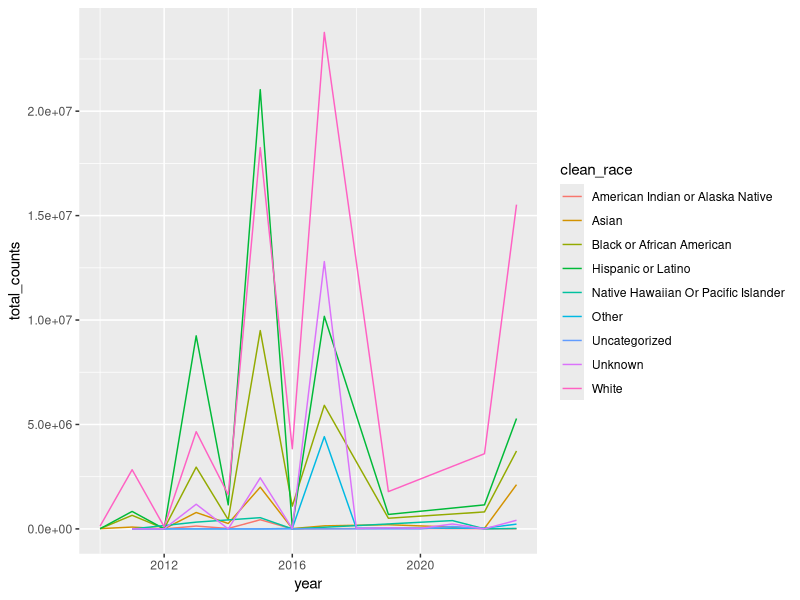
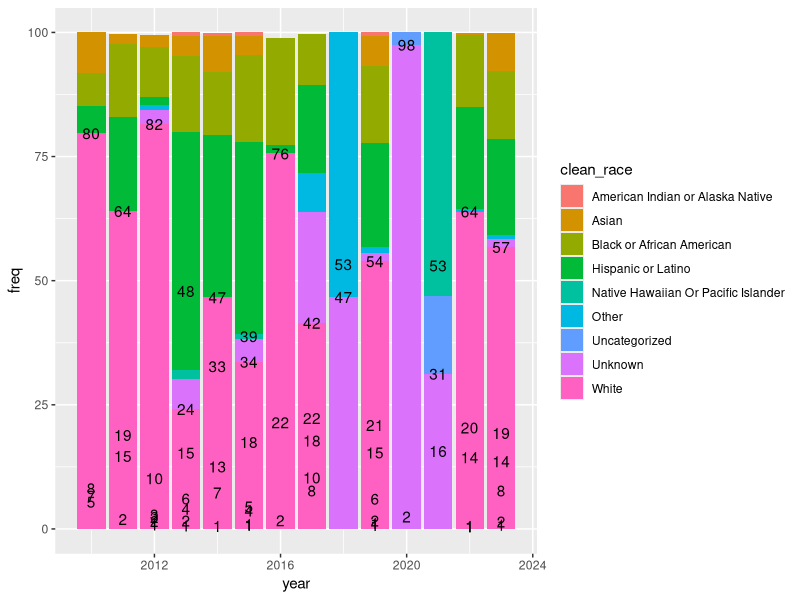
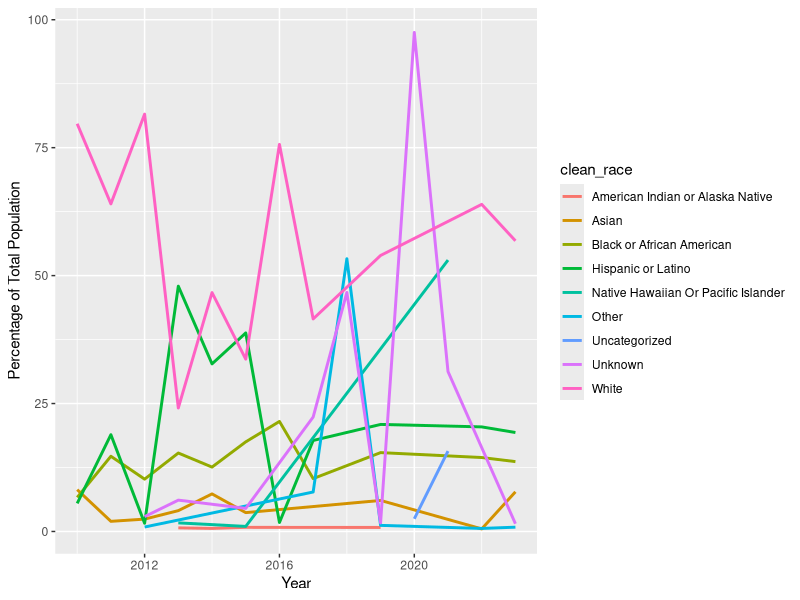
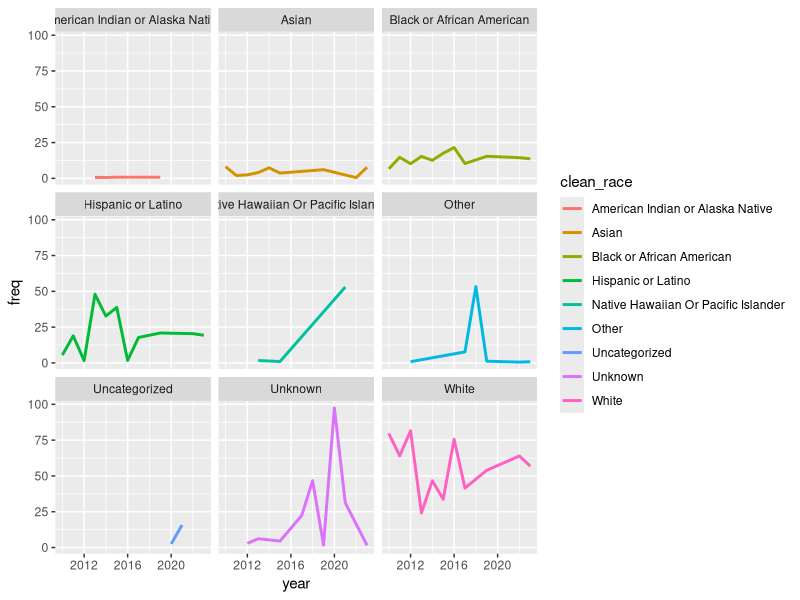
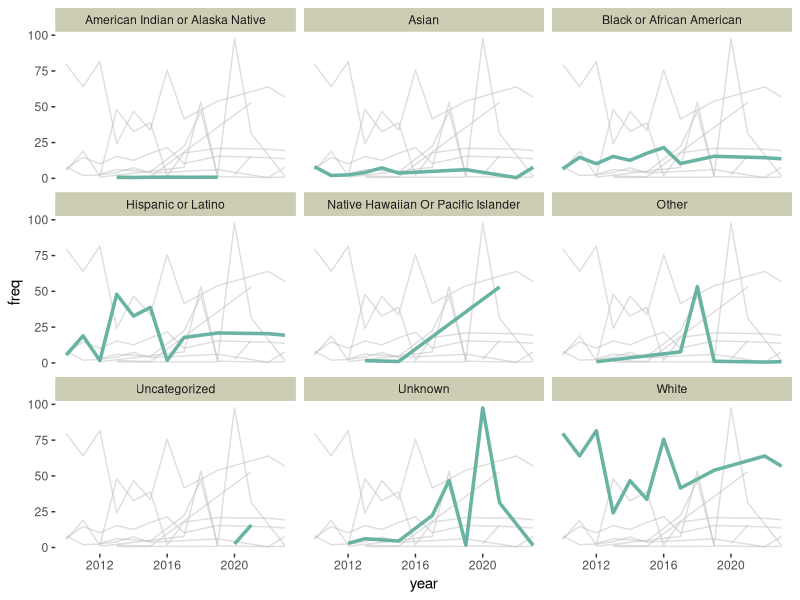

These figures' R source, in order:
## ---- chunk 1
library(tidyverse)
articles <- read_csv('../data/article_dat.csv')
## ---- chunk 2

white <- c(
  "WHITE" = "White",
  "HISPANIC WHITE" = "White",
  "EUROPEAN AMERICAN" = "White",
  "CAUCASIAN OR WHITE" = "White",
  "WHITE, NON-HISPANIC" = "White",
  "CAUCASIAN" = "White",
  "NON-HISPANIC WHITE" = "White",
  "NH WHITE" = "White",
  "NON-HISPANIC WHITE AND ADDITIONAL RACE AND ETHNICITIES" = "White",
  "WHITE/CAUCASIAN"="White",
  "NON HISPANIC WHITES"="White",
  "CAUCASIANS"="White",
  "WHITE - NOT HISPANIC OR LATINO",
  "WHITE (NON-HISPANIC)"="White",
  "WHITE NON-HISPANIC"="White",
  "WHITE DONOR / WHITE RECIPIENT"="White",
  "U.S.-BORN, NON-HISPANIC WHITE;"="White",
  "NON-HISPANIC, WHITE"="White",
  "WHITE (OR CAUCASIAN)"="White",
  "WHITES"="White",
  "WHITE-NON-HISPANIC"="White",
  "NON-LATINA WHITE"="White",
  "WHITE OR CAUCASIAN"="White",
  "WHITE - NOT HISPANIC OR LATINO"="White",
  "NON HISPANIC WHITE"="White"

)

black <- c(
  "BLACK" = "Black or African American",
  "NON-HISPANIC BLACK" = "Black or African American",
  "AFRICAN AMERICAN" = "Black or African American",
  "BLACK/AFRICAN AMERICAN" = "Black or African American",
  "BLACK, NON-HISPANIC" = "Black or African American",
  "BLACK NON-HISPANIC" = "Black or African American",
  "BLACK OR AFRICAN AMERICAN" = "Black or African American",
  "AFRICAN AMERICANS" = "Black or African American",
  "AFRICAN-AMERICAN" = "Black or African American",
  "AFRICAN AMERICAN/BLACK" = "Black or African American",
  "U.S.-BORN, NON-HISPANIC BLACK" = "Black or African American",
  "NON-HISPANIC, BLACK" = "Black or African American",
  "BLACKS" = "Black or African American",
  "BLACK (NON-HISPANIC)" = "Black or African American",
  "NONBLACK" = "Black or African American",
  "AFRICAN AMERICAN OR BLACK" = "Black or African American",
  "BLACK DONOR / BLACK RECIPIENT" = "Black or African American",
  "BLACK DONOR / NONBLACK RECIPIENT" = "Black or African American",
  "AFRICAN AMERICAN, NON-HISPANIC" = "Black or African American",
  "AFRICAN-AMERICAN, NON-HISPANIC" = "Black or African American",
  "NON-HISPANIC BLACK/AFRICAN AMERICAN" = "Black or African American"
)

hispanic <- c(
  "HISPANIC" = "Hispanic or Latino",
  "HISPANIC WHITES" = "Hispanic or Latino",
  "HISPANIC/LATINA" = "Hispanic or Latino",
  "LATINA/HISPANIC" = "Hispanic or Latino",
  "US-BORN HISPANIC" = "Hispanic or Latino",
  "OTHER HISPANIC" = "Hispanic or Latino",
  "LATINA" = "Hispanic or Latino",
  "HISPANIC OR LATINO"="Hispanic or Latino",
  "LATINO"="Hispanic or Latino",
  "LATINO AMERICAN"="Hispanic or Latino",
  "HISPANIC OR LATINA"="Hispanic or Latino",
  "HISPANIC OR LATINO"="Hispanic or Latino",
  "HISPANIC (OF ANY RACE)"="Hispanic or Latino",
  "HISPANIC, SPANISH-SPEAKING"="Hispanic or Latino",
  "LATINA WHITE"="Hispanic or Latino",
  "FOREIGN-BORN HISPANIC"="Hispanic or Latino",
  "HISPANIC, NOT OTHERWISE SPECIFIED"="Hispanic or Latino",
  "HISPANIC DONOR / HISPANIC RECIPIENT"="Hispanic or Latino",
  "HISPANIC/LATINX"="Hispanic or Latino",
  "HISPANIC/LATINO/A"="Hispanic or Latino",
  "HISPANIC DONOR / NON-HISPANIC RECIPIENT"="Hispanic or Latino",
  "HISPANIC, ENGLISH-SPEAKING"="Hispanic or Latino",
  "HISPANIC AMERICAN"="Hispanic or Latino",
  "HISPANIC, LATINA"="Hispanic or Latino",
  "HISPANIC, ENGLISH-SPEAKING"="Hispanic or Latino",
  "HISPANIC OR LATINX"="Hispanic or Latino",
  "LATINA (SPANISH SPEAKING)"="Hispanic or Latino",
  "LATINA (ENGLISH-SPEAKING)"="Hispanic or Latino",
  "HISPANIC/LATINO"="Hispanic or Latino"
)

asian <- c(
  "ASIAN" = "Asian",
  "ASIAN AMERICAN" = "Asian",
  "NON-HISPANIC ASIAN" = "Asian",
  "ASIAN/PACIFIC ISLANDER" = "Asian",
  "ASIAN OR PACIFIC ISLANDER" = "Asian",
  "ASIAN/PACIFIC" = "Asian",
  "NON-HISPANIC ASIAN OR PACIFIC ISLANDER" = "Asian",
  "CHINESE"="Asian",
"NON-HISPANIC, ASIAN" = "Asian",
"ASIAN DONOR / NON-ASIAN RECIPIENT" = "Asian",
"ASIAN DONOR / ASIAN RECIPIENT" = "Asian",
"SOUTH ASIAN" = "Asian",
"ASIAN AND OTHER" = "Asian",
"ASIAN OR ASIAN AMERICAN" = "Asian",
"ASIAN/NHOPI" = "Asian",
"ASIAN, NON-HISPANIC" = "Asian",
"ASIAN AMERICAN AND PACIFIC ISLANDER" = "Asian",
"ASIAN/ASIAN AMERICAN" = "Asian"

)

aian <- c(
"AMERICAN INDIAN/ALASKA NATIVE" = "American Indian or Alaska Native",
"NON-HISPANIC AMERICAN INDIAN/ALASKA NATIVE" = "American Indian or Alaska Native",
"NON-HISPANIC NATIVE AMERICAN" = "American Indian or Alaska Native",
"AMERICAN INDIAN/ALASKA NATIVE" = "American Indian or Alaska Native",
"AMERICAN INDIAN/ALASKAN" = "American Indian or Alaska Native",
  "AMERICAN INDIAN, ALASKA NATIVE, AND NATIVE HAWAIIAN" = "American Indian or Alaska Native",
  "AMERICAN INDIAN OR ALASKA NATIVE" = "American Indian or Alaska Native",
  "AMERICAN INDIAN OR ALASKA NATIVE, NON-HISPANIC" = "American Indian or Alaska Native",
  "NATIVE AMERICAN" = "American Indian or Alaska Native",
  "NON-HISPANIC AMERICAN INDIAN" = "American Indian or Alaska Native",
  "INDIGENOUS AMERICAN" = "American Indian or Alaska Native",
  "AMERICAN INDIAN/ALASKAN NATIVE"="American Indian or Alaska Native",
  "AMERICAN INDIAN/ALASKA NATIVE"="American Indian or Alaska Native",
"INDIAN AMERICAN"="American Indian or Alaska Native",
"NATIVE AMERICAN OR ALASKAN NATIVE"="American Indian or Alaska Native"
)

other_unk <- c(
  "AMERICAN INDIAN"= "Other",
  "ALASKAN NATIVE"= "Other",
  "NON-HISPANIC AMERICAN INDIAN OR ALASKA NATIVE" = "Other",
  "AMERICAN INDIAN OR ALASKAN" = "Other",
  "INDIGENOUS" = "Other",
  "OTHER" = "Other",
  "OTHER RACE" = "Other",
  "OTHERS"="Other",
  "OTHER/UNKNOWN"="Other",
  "WHITE DONOR / NONWHITE RECIPIENT" = "Other",
  "NON WHITE" = "Other",
  "NON WHITE RACE" = "Other",
  "NON-WHITE" = "Other",
  "NON-BLACK" = "Other",
  "HBNO (HISPANIC, BLACK, NATIVE AMERICAN/ALASKAN AND OTHER)" = "Other",
  "NON-HISPANIC OTHER" = "Other",
  "NON-HISPANIC OTHER RACE" = "Other",
  "NON-HISPANIC, ALL OTHERS" = "Other",
  "OTHER OR MULTIPLE RACES, NON-HISPANIC" = "Other",
  "HISPANIC ETHNICITY" = "Other",
  "MULTIRACIAL" = "Other",
  "ADDITIONAL RACES AND ETHNICITIES OR MIXED" = "Other",
  "MULTIPLE OR OTHER" = "Other",
  "TWO OR MORE RACES" = "Other",
  "NON-HISPANIC OTHER-MULTI-RACE" = "Other",
  "OTHER OR MISSING" = "Other",
  "OTHER, MIXED, UNKNOWN" = "Other",
  "SOMALIA-BORN" = "Other",
  "AFRICAN-BORN BLACK" = "Other",
  "OTHER MINORITY" = "Other",
  "OTHER/MULTIRACIAL" = "Other",
  "MEXICAN/AMERICAN" = "Other",
  "OTHER RACES OR ETHNICITY" = "Other",
  "MULTIRACIAL OR OTHER" = "Other",
  "OTHER RACE-ETHNICITY" = "Other",

  "UNKNOWN"="Unknown",
  "NOT IDENTIFIED"="Unknown",
  "OTHER OR UNKNOWN"="Unknown",
  "OTHER OR ASIAN"="Unknown",
  "MULTIRACIAL"="Unknown",
  "MISSING"="Unknown",
  "OTHER/UNKNOWN"="Unknown",
  "MORE THAN ONE RACE"="Unknown",
"MULTIPLE RACES"="Unknown",
"NOT IDENTIFIED"="Unknown",
"UNKNOWN OR MISSING"="Unknown",
"NONE OF THE ABOVE"="Unknown",
"UNABLE TO DETERMINE"="Unknown",
"DECLINED OR UNKNOWN"="Unknown",
"NATIVE AMERICAN OR UNKNOWN"="Unknown",
"UNKNOWN/OTHER"="Unknown",
"OTHER/NOS/UNKNOWN"="Unknown",
  "OTHER/MISSING"="Unknown",
"ALL OTHER/UNKNOWN OR MISSING"="Unknown",
"RECIPIENTS MISSING RACE/ETHNICITY"="Unknown",
"UNAVAILABLE"="Unknown",
"OTHERS OR UNKNOWN"="Unknown",
"NONE OF THE ABOVE, MULTIPLE, OR UNKNOWN"="Unknown",
"DECLINED OR UNAVAILABLE"="Unknown",
"NONE OF THE ABOVE, NON-HISPANIC"="Unknown",
"UNKNOWN/NOT DOCUMENTED"="Unknown",
"ITEM MISSED OR SKIPPED"="Unknown",
"OTHER, MIXED, OR UNKNOWN"="Unknown"
)

nhpi <- c(
  "HAWAIIAN"="Native Hawaiian Or Pacific Islander",
"PACIFIC ISLANDER/HAWAIIAN"="Native Hawaiian Or Pacific Islander",
"NATIVE HAWAIIAN"="Native Hawaiian Or Pacific Islander",
"PACIFIC ISLANDER"="Native Hawaiian Or Pacific Islander",
"NON-HISPANIC ASIAN/PACIFIC ISLANDER"="Native Hawaiian Or Pacific Islander",
"NONHISPANIC ASIAN OR PACIFIC ISLANDER"="Native Hawaiian Or Pacific Islander",
"NATIVE HAWAIIAN OR OTHER PACIFIC ISLANDER"="Native Hawaiian Or Pacific Islander",
"NATIVE HAWAIIAN OR OTHER PACIFIC ISLANDER, NON-HISPANIC"="Native Hawaiian Or Pacific Islander",
"HAWAIIAN/PACIFIC ISLANDER"="Native Hawaiian Or Pacific Islander",
"NON-HISPANIC ASIAN AND PACIFIC ISLANDER"="Native Hawaiian Or Pacific Islander",
"NATIVE HAWAIIAN OR PACIFIC ISLANDER"="Native Hawaiian Or Pacific Islander",
"NATIVE HAWAIIAN/PACIFIC ISLANDER"="Native Hawaiian Or Pacific Islander",

"URM (BLACK, HISPANIC, NATIVE AMERICAN/ALASKAN, ASIAN/PACIFIC ISLANDER, AND OTHER)"="Uncategorized",
"WHITE/OTHER"="Uncategorized",
"SOUTH AND CENTRAL AMERICAN"="Uncategorized",
"PUERTO RICAN"="Uncategorized",
"MEXICAN"="Uncategorized",
"CUBAN"="Uncategorized",
"NONWHITE"="Uncategorized",
"NH OTHER"="Uncategorized",
"NON-HISPANIC, NONE OF THE ABOVE"="Uncategorized",
"NON-HISPANIC MIXED"="Uncategorized",
"AMERICAN INDIAN, ALASKA NATIVE, OR OTHER"="Uncategorized",
"ASIAN, NATIVE HAWAIIAN, OR PACIFIC ISLANDER"="Uncategorized",
"NATIVE"="Uncategorized",
"NH BLACK"="Uncategorized",
"OTHER (ASIAN, PACIFIC ISLANDER, NATIVE AMERICAN, MIXED OR OTHER)"="Uncategorized",
"NON AFRICAN AMERICAN"="Uncategorized",
"NON-AFRICAN AMERICAN"="Uncategorized",
"EUROPEAN AMERICANS"="Uncategorized",
"MINORITY"="Uncategorized"
)


race_mapping <- c(
  white,
  black,
  hispanic,
  asian,
  aian,
  other_unk,
  nhpi
)
race_columns <- c("race1", "race2", "race3", "race4", "race5", "race6", "race7", "race8")

# articles <- articles |>
#   mutate(clean_race = race_mapping[as.character(original_race_column)])

unique_race_values <- articles |>
  pivot_longer(cols = all_of(race_columns), names_to="race_column", values_to = "race_cleansed") |>
  mutate(race_cleansed=toupper(race_cleansed))

urvs <- unique_race_values[["race_cleansed"]]


## ---- chunk 3
unique_race_values <- unique_race_values |>
   mutate(clean_race = race_mapping[as.character(race_cleansed)])


missing <- unique_race_values[!is.na(unique_race_values$race_cleansed) & is.na(unique_race_values$clean_race),] |> select(race_cleansed)

## ---- chunk 4

endingcleansed <- unique_race_values |> 
  rowwise() |>
    mutate(race_value = cur_data()[[paste0(race_column, "_ss")]]) 
## ---- chunk 5
data <- endingcleansed |> select(clean_race, race_value, journal, year) |> 
  filter(!is.na(clean_race) | !is.na(race_value))


aggregated_values <- data |> group_by(year, clean_race) |> summarise(
  total_counts = sum(race_value)
)

# we find that some values = -99, initial journal incorrect inputs

aggregated_values <- aggregated_values |> ungroup() |> filter(total_counts != -99)
## ---- chunk 6

ggplot(aggregated_values, aes(x=year, y=total_counts, color=clean_race)) +
         geom_line()
## ---- chunk 7
proportions <- aggregated_values |> 
  group_by(year, clean_race) |> 
  summarise(n = sum(total_counts)) |>
  mutate(freq = (n / sum(n)) * 100)
## ---- chunk 8
proportions <- proportions |> filter(round(freq, 0) > 0)
ggplot(proportions, aes(x=year, y=freq, fill=clean_race)) +
         geom_col() + geom_text(aes(label=round(freq, 0)))


## ---- chunk 9
# set width of code output
options(width = 65)
library(ggplot2)
library(scales)



# set figure parameters for knitr
knitr::opts_chunk$set(
  fig.width = 7,        # 7" width
  fig.asp = 0.618,      # the golden ratio
  fig.retina = 3,       # dpi multiplier for displaying HTML output on retina
  fig.align = "center", # center align figures
  dpi = 300             # higher dpi, sharper image
)

ggplot(proportions, aes(x=year, y=freq, color=clean_race)) +
         geom_path(linewidth=1) + 
  labs(
    x="Year", y="Percentage of Total Population"
  ) 


## ---- chunk 10
ggplot(proportions, aes(x=year, y=freq, color=clean_race)) +
         geom_path(linewidth=1) + 
  facet_wrap(vars(clean_race))
## ---- chunk 11
tmp <- proportions %>%
  mutate(race2=clean_race)

tmp %>%
  ggplot( aes(x=year, y=freq)) +
    geom_line( data=tmp %>% dplyr::select(-clean_race), aes(group=race2), color="grey", size=0.5, alpha=0.5) +
    geom_line( aes(color=clean_race), color="#69b3a2", size=1.2 )+
    theme(
      legend.position="none",
      plot.title = element_text(size=14),
      panel.grid = element_blank()
    ) +
    facet_wrap(~clean_race) + 
  theme(
    panel.background=element_blank(),
    strip.background=element_rect(fill="lightyellow3")
  )

# ref https://www.data-to-viz.com/caveat/spaghetti.html
## ---- chunk 12

